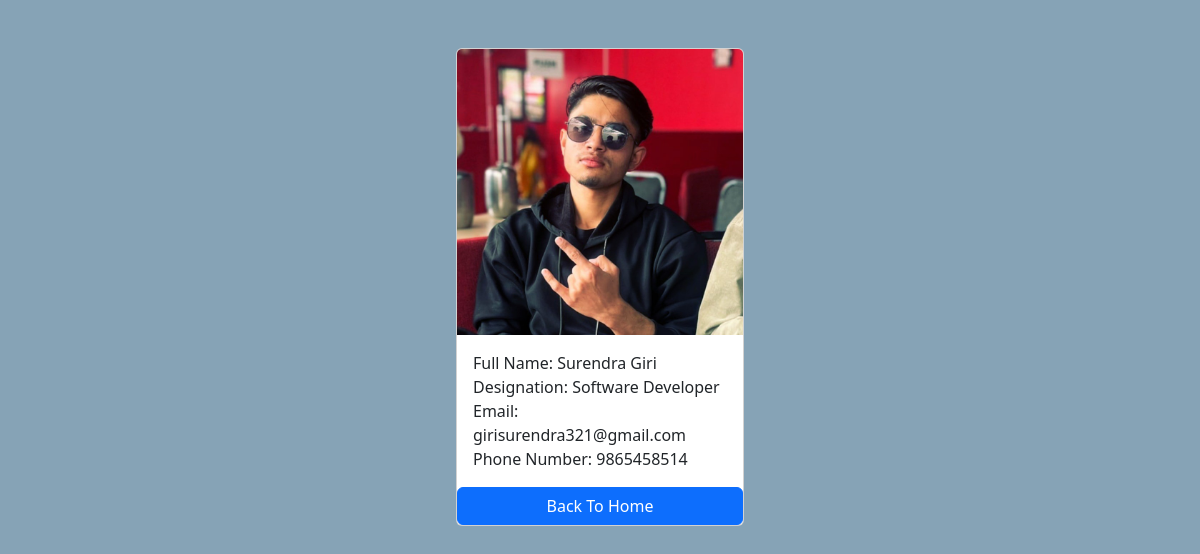
The page /employees/4/ on the database its author committed.
### employees/models.py (models this page shows)
class Employee(models.Model):
    firstName = models.CharField(max_length = 20)
    lastName = models.CharField(max_length=20)
    photo = models.ImageField(upload_to="images")
    designation = models.CharField(max_length=50)
    emailAddress = models.EmailField(max_length=50, unique=True)
    phoneNumber = models.CharField(max_length=10, blank=True)
    create_at = models.DateTimeField(auto_now_add=True)
    updated_at = models.DateTimeField(auto_now=True)
    def __str__(self):
        return self.firstName + " "+  self.lastName

### employees/views.py (the view)
# urls.py: path('<int:pk>/', views.employee_details, name="employee_details"),
def employee_details(request, pk):
    try:
        employee = Employee.objects.get(pk=pk)
        print(employee)
        context ={
            'employee': employee,
        }
        return render(request, "employeeDetails.html", context)
    except:
        raise Http404

### templates/employeeDetails.html (shortened to what this page needs)
{% load static %}
<!DOCTYPE html>
<html lang="en">
<head>
  <link href="https://cdn.jsdelivr.net/npm/bootstrap@5.3.3/dist/css/bootstrap.min.css" rel="stylesheet">
  <link rel="stylesheet" href= "{% static "css/style.css" %}">
</head>
<body>
  <div class = "container pt-5">
    <div class="card mx-auto" style="width: 18rem;">
        <img src="{{employee.photo.url}}" class="card-img-top" alt="Employee's Photo">
        <div class="card-body">
          <p class="card-text m-0">Full Name: {{employee.firstName}} {{employee.lastName}}</p>
          <p class="card-text m-0">Designation: {{employee.designation}}</p>
          <p class="card-text m-0">Email: {{employee.emailAddress}}</p>
          <p class="card-text m-0">Phone Number: {{employee.phoneNumber}}</p>
        </div>
        <a href="{% url "HomePage" %}" class="btn btn-primary">Back To Home</a>
      </div>
  </div>
</body>
</html>

### mysite/static/css/style.css (style rules this page uses)
body { background-color: #86a3b6; }

### rows shown on the page
Employee: photo (picture), firstName "Surendra", lastName "Giri", designation "Software Developer", emailAddress "girisurendra321@gmail.com", phoneNumber "9865458514"
